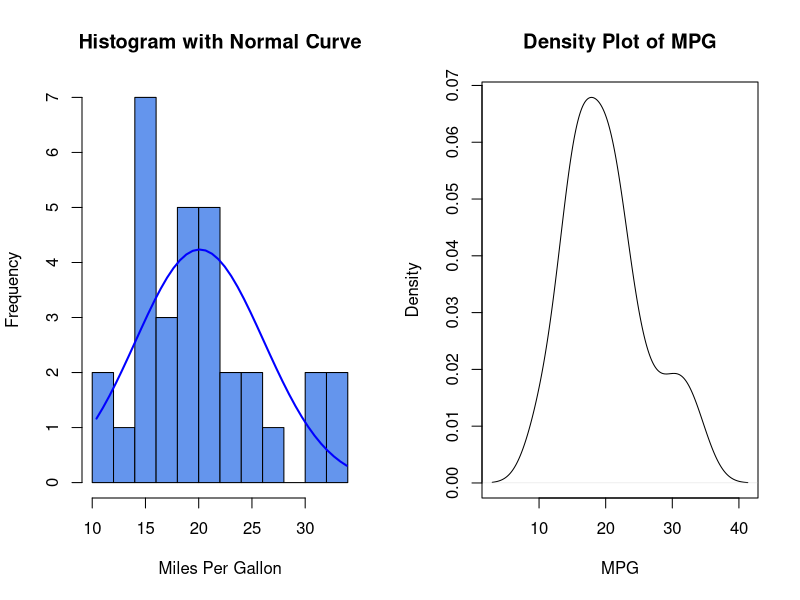
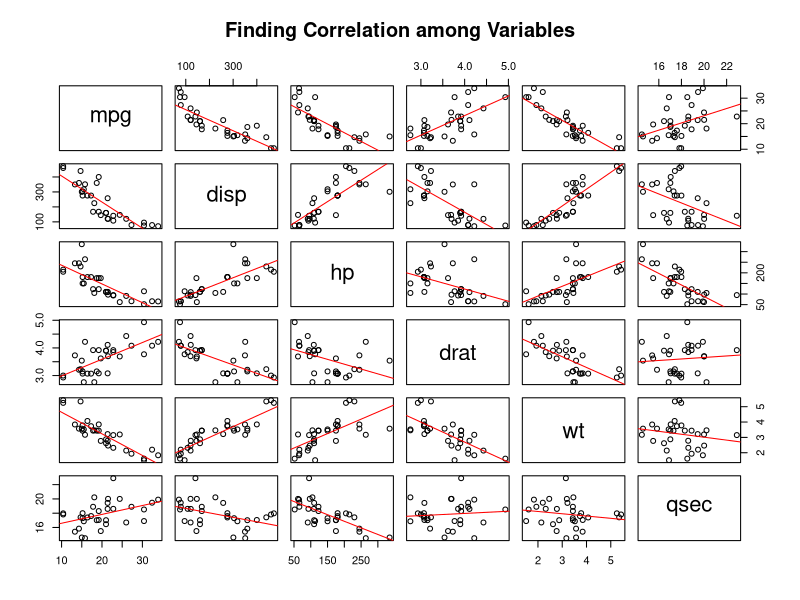
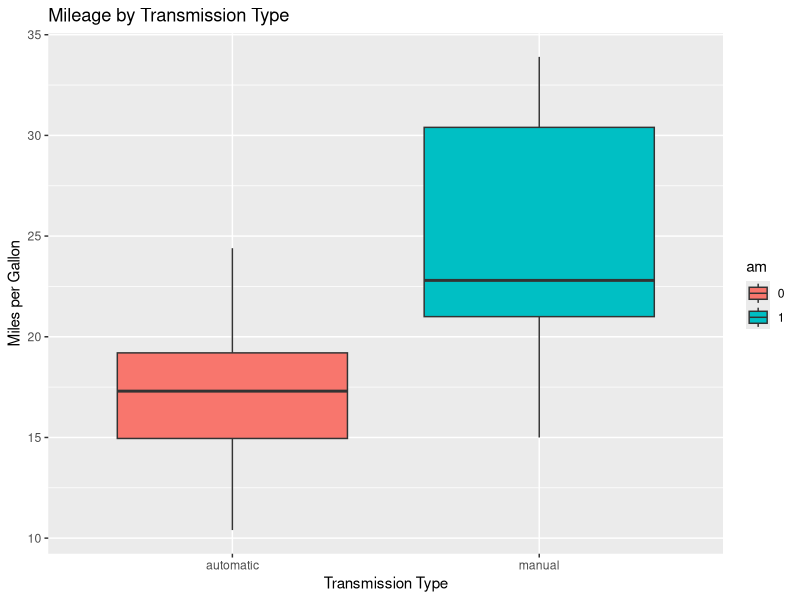
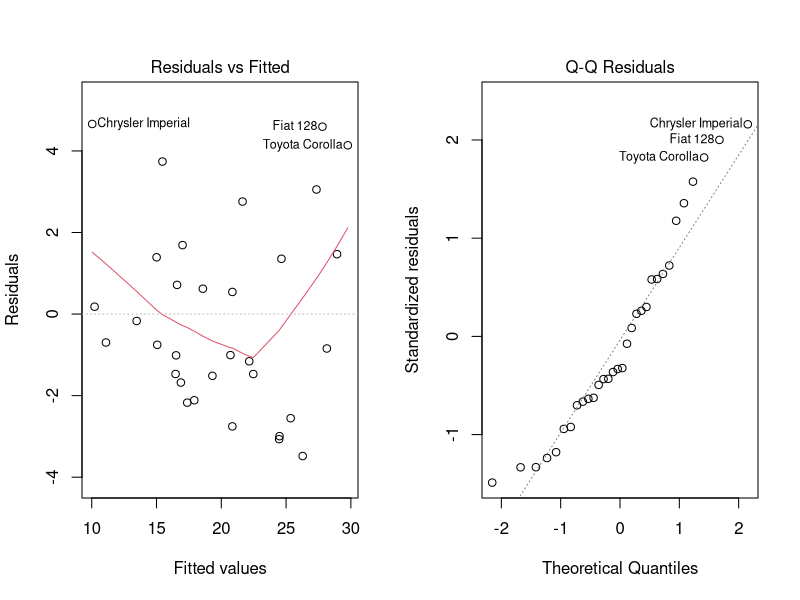
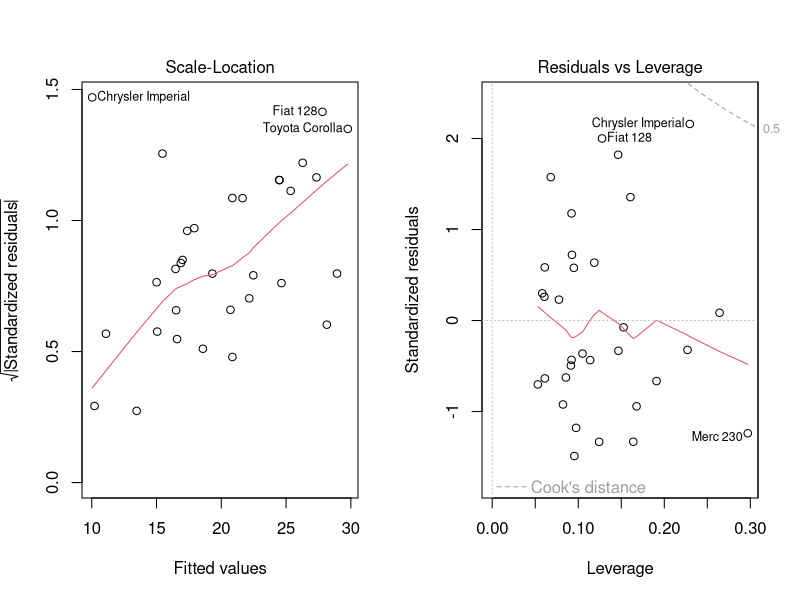

R code for these plots, in order: (Note: this script raises an error after producing the figures.)

usePackage <- function(pkg){
  new.pkg <- pkg[!(pkg %in% installed.packages()[, "Package"])]
  if (length(new.pkg)) 
    install.packages(new.pkg, dependencies = TRUE)
  sapply(pkg, require, character.only = TRUE)
}

packages <- c("rmarkdown","plyr","ggplot2")
usePackage(packages)


data(mtcars)
#importing data in a variable
cars <- mtcars
head(cars)

summary(cars)
View(cars)

# Changing classifying variables  from binary values to factor

cars$cyl <- factor(cars$cyl)
cars$vs <- factor(cars$vs)
cars$am <- factor(cars$am)
cars$gear <- factor(cars$gear)
cars$carb <- factor(cars$carb)



par(mfrow = c(1, 2)) 
#visualize two graphs in one horizontal length
# Add a Normal Curve (Thanks to Peter Dalgaard)
x <- cars$mpg 
h<-hist(x, breaks=10, col="cornflowerblue", xlab="Miles Per Gallon", 
        main="Histogram with Normal Curve") 
xfit<-seq(min(x),max(x),length=40) 
yfit<-dnorm(xfit,mean=mean(x),sd=sd(x)) 
yfit <- yfit*diff(h$mids[1:2])*length(x) 
lines(xfit, yfit, col="blue", lwd=2)

# Density Curve
plot(density(cars$mpg), xlab = "MPG", main ="Density Plot of MPG")

# find just numeric variables
nums <- sapply(cars, is.numeric)

# correlation matrix
pairs(cars[,nums], main ="Finding Correlation among Variables", panel=function(x,y) {
  points(x, y)
  abline(lm(y ~ x), col="red")
})

# Boxplot
transmission <- revalue(cars$am, c('0'="automatic", '1'="manual"))
qplot(transmission, mpg, data=cars, geom=c("boxplot"), 
      fill=am, main="Mileage by Transmission Type",
      xlab="Transmission Type", ylab="Miles per Gallon")

# t test

t.test(mpg~am, data = cars)

# linear model with just one predictor
model1 <- lm( mpg~am ,data=mtcars); summary(model1)

# step function

nullModel <- lm (mpg ~ 1 , data =cars) # model with no predictor variables.

fullModel <- lm (mpg ~ . , data = cars) # model with all variables added as predictor variables. 

bestModel <- step(fullModel, nullModel, direction = "both" , k=  log(nrow(cars))) #both direction BIC step model

bestModel$call  #display formula

summary(bestModel)


#==================== Analysis ends here==========================
'here are a few more things you can do during the analysis '

# Check for model assumptions 
plot(bestModel)


# use AIC criterion on the step function. 
model_AIC <- step(fullModel, nullModel, direction = "both" , k=2) #both direction AIC step model
summary(model_AIC) # see how different it is from bestModel


# Compare the AIC model with our exisiting BIC model. 
anova(model_AIC, bestModel)


# Interaction terms helps to understand the relationships among the variables. 
# adding a few interaction terms looking at the correlation matrix. 

model_with_interaction_terms <- lm(mpg ~ am + wt+ qsec + cyl + hp 
                 + disp:hp + drat:disp + drat:wt +disp:wt + 
                   hp:qsec ,   data = cars)


summary(model_with_interaction_terms)

' remember this is at a loss of degrees of freedom. 
Lets run a step function on the new model with interactions
'

model_step_interactions <- step(model_with_interaction_terms, model0, 
                  direction = "both", k=  log(nrow(cars)) )

summary(model_step_interactions)

model_step_interactions$call

# lm(formula = mpg ~ wt + qsec + disp:drat + wt:drat + wt:disp, data = cars)

# we see that in above model, transmission has no say in the mileage of the vehicle. 
# adj R sq is 0.86 

# how different is this model statistically from our bestModel?
anova(bestModel, model_step_interactions)
